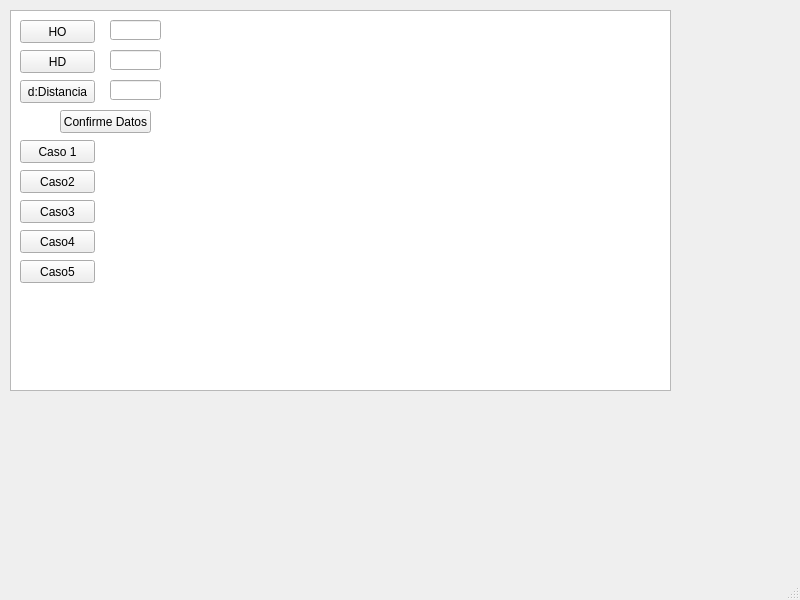
<?xml version="1.0" encoding="UTF-8"?>
<ui version="4.0">
 <class>MainWindow</class>
 <widget class="QMainWindow" name="MainWindow">
  <property name="geometry">
   <rect>
    <x>0</x>
    <y>0</y>
    <width>800</width>
    <height>600</height>
   </rect>
  </property>
  <property name="windowTitle">
   <string>MainWindow</string>
  </property>
  <widget class="QWidget" name="centralwidget">
   <widget class="QGraphicsView" name="graphicsView">
    <property name="geometry">
     <rect>
      <x>10</x>
      <y>10</y>
      <width>661</width>
      <height>381</height>
     </rect>
    </property>
   </widget>
   <widget class="QPushButton" name="Caso1">
    <property name="geometry">
     <rect>
      <x>20</x>
      <y>140</y>
      <width>75</width>
      <height>23</height>
     </rect>
    </property>
    <property name="text">
     <string>Caso 1</string>
    </property>
   </widget>
   <widget class="QPushButton" name="Caso2">
    <property name="geometry">
     <rect>
      <x>20</x>
      <y>170</y>
      <width>75</width>
      <height>23</height>
     </rect>
    </property>
    <property name="text">
     <string>Caso2</string>
    </property>
   </widget>
   <widget class="QPushButton" name="Caso3">
    <property name="geometry">
     <rect>
      <x>20</x>
      <y>200</y>
      <width>75</width>
      <height>23</height>
     </rect>
    </property>
    <property name="text">
     <string>Caso3</string>
    </property>
   </widget>
   <widget class="QPushButton" name="Caso4">
    <property name="geometry">
     <rect>
      <x>20</x>
      <y>230</y>
      <width>75</width>
      <height>23</height>
     </rect>
    </property>
    <property name="text">
     <string>Caso4</string>
    </property>
   </widget>
   <widget class="QPushButton" name="Caso5">
    <property name="geometry">
     <rect>
      <x>20</x>
      <y>260</y>
      <width>75</width>
      <height>23</height>
     </rect>
    </property>
    <property name="text">
     <string>Caso5</string>
    </property>
   </widget>
   <widget class="QPushButton" name="pushButton">
    <property name="geometry">
     <rect>
      <x>20</x>
      <y>20</y>
      <width>75</width>
      <height>23</height>
     </rect>
    </property>
    <property name="text">
     <string>HO</string>
    </property>
   </widget>
   <widget class="QPushButton" name="pushButton_2">
    <property name="geometry">
     <rect>
      <x>20</x>
      <y>50</y>
      <width>75</width>
      <height>23</height>
     </rect>
    </property>
    <property name="text">
     <string>HD</string>
    </property>
   </widget>
   <widget class="QPushButton" name="pushButton_3">
    <property name="geometry">
     <rect>
      <x>20</x>
      <y>80</y>
      <width>75</width>
      <height>23</height>
     </rect>
    </property>
    <property name="text">
     <string>d:Distancia</string>
    </property>
   </widget>
   <widget class="QLineEdit" name="HO">
    <property name="geometry">
     <rect>
      <x>110</x>
      <y>20</y>
      <width>51</width>
      <height>20</height>
     </rect>
    </property>
   </widget>
   <widget class="QLineEdit" name="HD">
    <property name="geometry">
     <rect>
      <x>110</x>
      <y>50</y>
      <width>51</width>
      <height>20</height>
     </rect>
    </property>
   </widget>
   <widget class="QLineEdit" name="D">
    <property name="geometry">
     <rect>
      <x>110</x>
      <y>80</y>
      <width>51</width>
      <height>20</height>
     </rect>
    </property>
   </widget>
   <widget class="QPushButton" name="pushButton_4">
    <property name="geometry">
     <rect>
      <x>60</x>
      <y>110</y>
      <width>91</width>
      <height>23</height>
     </rect>
    </property>
    <property name="text">
     <string>Confirme Datos</string>
    </property>
   </widget>
  </widget>
  <widget class="QMenuBar" name="menubar">
   <property name="geometry">
    <rect>
     <x>0</x>
     <y>0</y>
     <width>800</width>
     <height>21</height>
    </rect>
   </property>
  </widget>
  <widget class="QStatusBar" name="statusbar"/>
 </widget>
 <resources/>
 <connections/>
</ui>
